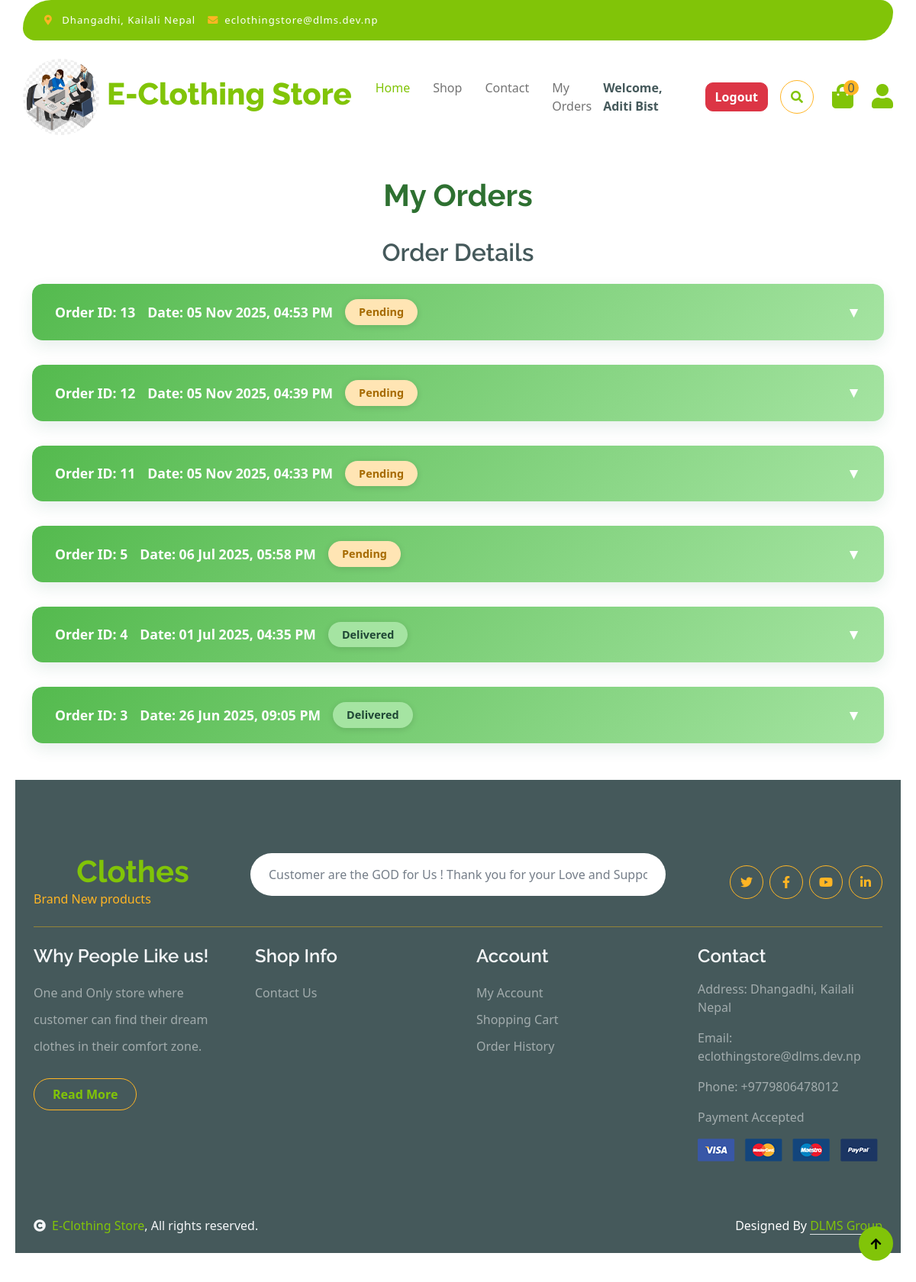
Page /user/myorders.php (signed in) on the committed database.
### tables this page shows
CREATE TABLE `store_settings` (
  `id` int(11) NOT NULL,
  `store_name` varchar(255) NOT NULL,
  `store_logo` varchar(255) DEFAULT NULL,
  `contact_number` varchar(50) DEFAULT NULL,
  `store_email` varchar(255) DEFAULT NULL,
  `store_address` varchar(255) DEFAULT NULL,
  `store_information` text DEFAULT NULL,
  `established_date` varchar(50) DEFAULT NULL
);

CREATE TABLE `orders` (
  `id` int(11) NOT NULL,
  `user_id` int(11) DEFAULT NULL,
  `name` varchar(200) NOT NULL,
  `order_status` varchar(50) DEFAULT 'Pending',
  `payment_method` varchar(50) DEFAULT 'Cash on Delivery',
  `shipping_charge` decimal(10,2) NOT NULL DEFAULT 0.00,
  `created_at` datetime DEFAULT current_timestamp(),
  `deleted_at` datetime DEFAULT NULL
);

### user/myorders.php (the view, shortened to what this page needs)
<?php
$con = mysqli_connect("localhost", "root", "", "E_Clothing_Store");
$user_id = $_SESSION['user_id'];
$orderQuery = "SELECT * FROM orders WHERE user_id = '$user_id' ORDER BY created_at DESC";
$orderResult = mysqli_query($con, $orderQuery);
?>
<?php include("includes/header.php"); ?>
<br><br><br><br><br><br><br><br>
        <div class="container">
                <h1>My Orders</h1>
                <div class="order-details">
                    <h2>Order Details</h2>
                </div>
                <?php if (mysqli_num_rows($orderResult) > 0): ?>
                    <?php $count = 1; ?>
                    <?php while ($order = mysqli_fetch_assoc($orderResult)): ?>
                        <div class="order-card">
                            <button
                                class="order-header"
                                type="button"
                                data-bs-toggle="collapse"
                                data-bs-target="#orderDetails<?= $count ?>"
                                aria-expanded="false"
                                aria-controls="orderDetails<?= $count ?>"
                            >
                                <div class="order-info">
                                    <span>Order ID: <strong><?= htmlspecialchars($order['id']) ?></strong></span>
                                    <span>Date: <strong><?= date('d M Y, h:i A', strtotime($order['created_at'])) ?></strong></span>
                                    <span class="badge-status <?= strtolower($order['order_status']) === 'pending' ? 'pending' : 'completed' ?>">
                                        <?= htmlspecialchars($order['order_status']) ?>
                                    </span>
                                </div>
                            </button>
                        </div>
                        <?php $count++; ?>
                    <?php endwhile; ?>
                <?php endif; ?>
        </div>
<?php include("includes/footer.php"); ?>

### user/includes/header.php (shortened to what this page needs)
<?php
$con = mysqli_connect("localhost", "root", "", "E_Clothing_Store");
$storeName = "E-Clothing Store";
$storeAddress = "Dhangadhi,Kailali Nepal";
$storeEmail = "eclothingstore@dlms.dev.np";
$storeLogo = "";
$sql = "SELECT * FROM store_settings LIMIT 1";
$res = mysqli_query($con, $sql);
if ($row = mysqli_fetch_assoc($res)) {
    $storeName = $row['store_name'];
    $storeAddress = $row['store_address'];
    $storeEmail = $row['store_email'];
    $storeContact = $row['contact_number'];
    $storeLogo = $row['store_logo'];
}
?>
<!DOCTYPE html>
<html lang="en">
<head>
    <link rel="stylesheet" href="https://use.fontawesome.com/releases/v5.15.4/css/all.css"/>
    <link href="https://cdn.jsdelivr.net/npm/bootstrap-icons@1.4.1/font/bootstrap-icons.css" rel="stylesheet">
    <link href="../design-assets/lib/lightbox/css/lightbox.min.css" rel="stylesheet">
    <link href="../design-assets/lib/owlcarousel/assets/owl.carousel.min.css" rel="stylesheet">
    <link href="../design-assets/css/bootstrap.min.css" rel="stylesheet">
    <link href="../design-assets/css/product_details.css" rel="stylesheet">
    <link href="../design-assets/css/order_success.css" rel="stylesheet">
    <link href="../design-assets/css/myorder.css" rel="stylesheet">
    <link href="../design-assets/css/style.css" rel="stylesheet">
</head>
<body>
<div class="container-fluid fixed-top">
    <div class="container topbar bg-primary d-none d-lg-block">
        <div class="d-flex justify-content-between">
            <div class="top-info ps-2">
                <small class="me-3"><i class="fas fa-map-marker-alt me-2 text-secondary"></i> <a href="#" class="text-white"><?php echo htmlspecialchars($storeAddress); ?></a></small>
                <small class="me-3"><i class="fas fa-envelope me-2 text-secondary"></i><a href="#" class="text-white"><?php echo htmlspecialchars($storeEmail); ?></a></small>
            </div>
        </div>
    </div><br>
    <div class="container px-0">
        <nav class="navbar navbar-light bg-white navbar-expand-xl">
            <a href="./../index.php" class="navbar-brand d-flex align-items-center">
                <?php if (!empty($storeLogo)): ?>
                    <img src="./../assets/images/<?php echo htmlspecialchars($storeLogo); ?>" alt="Logo" style="height: 100px; margin-right: 10px; border-radius: 50%;">
                <?php endif; ?>
                <div>
                    <h2 class="text-primary display-6"><?php echo htmlspecialchars($storeName); ?></h2>
                </div>
            </a>
            <div class="collapse navbar-collapse bg-white" id="navbarCollapse">
                <div class="navbar-nav mx-auto">
                    <a href="./../index.php" class="nav-item nav-link active">Home</a>
                    <a href="./our_shop.php" class="nav-item nav-link">Shop</a>
                    <a href="./contact.php" class="nav-item nav-link">Contact</a>
                    <?php if (isset($_SESSION['user_id'])): ?><a href="./myorders.php" class="nav-item nav-link">My Orders</a><?php endif; ?>
                </div>
                        <div class="d-flex align-items-center gap-3">
                            <?php if (!isset($_SESSION['user_id'])): ?>
                                <a href="./Userlogin.php" class="btn btn-outline-dark">Login</a>
                            <?php else: ?>
                                <span class="text-dark fw-bold">Welcome,
                                    <?= htmlspecialchars($_SESSION['user_name']); ?></span>
                                <a href="./logout.php" class="btn btn-danger">Logout</a>
                            <?php endif; ?>
                        </div>
                    <div class="d-flex m-3 me-0">
                        <button class="btn-search btn border border-secondary btn-md-square rounded-circle bg-white me-4" data-bs-toggle="modal" data-bs-target="#searchModal"><i class="fas fa-search text-primary"></i></button>
                        <a href="./cart.php" class="position-relative me-4 my-auto">
                        <i class="fa fa-shopping-bag fa-2x"></i>
                        <span class="position-absolute bg-secondary rounded-circle d-flex align-items-center justify-content-center text-dark px-1" style="top: -5px; left: 15px; height: 20px; min-width: 20px;"> <?php echo isset($cartCount) ? $cartCount : 0; ?></span>
                    </a>
                   <?php if (isset($_SESSION['user_id'])): ?>
                        <a href="./myaccount.php" class="my-auto">
                            <i class="fas fa-user fa-2x"></i>
                        </a>
                    <?php endif; ?>
                </div>
            </div>
        </nav>
    </div>
</div>

### user/includes/footer.php (shortened to what this page needs)
<div class="container-fluid bg-dark text-white-50 footer pt-5 mt-5">
    <div class="container py-5">
        <div class="pb-4 mb-4" style="border-bottom: 1px solid rgba(226, 175, 24, 0.5);">
            <div class="row g-4">
                <div class="col-lg-3">
                    <a href="#">
                        <h1 class="text-primary mb-0">Clothes</h1>
                        <p class="text-secondary mb-0">Brand New products</p>
                    </a>
                </div>
                <div class="col-lg-6">
                    <div class="position-relative mx-auto">
                        <input class="form-control border-0 w-100 py-3 px-4 rounded-pill text-center fw-semibold"
                            type="text" value="Customer are the GOD for Us ! Thank you for your Love and Support !!"
                            readonly style="background-color: white; cursor: default;">
                    </div>
                </div>
                <div class="col-lg-3">
                    <div class="d-flex justify-content-end pt-3">
                        <a class="btn btn-outline-secondary me-2 btn-md-square rounded-circle" href="#"><i
                                class="fab fa-twitter"></i></a>
                        <a class="btn btn-outline-secondary me-2 btn-md-square rounded-circle" href="#"><i
                                class="fab fa-facebook-f"></i></a>
                        <a class="btn btn-outline-secondary me-2 btn-md-square rounded-circle" href="#"><i
                                class="fab fa-youtube"></i></a>
                        <a class="btn btn-outline-secondary btn-md-square rounded-circle" href="#"><i
                                class="fab fa-linkedin-in"></i></a>
                    </div>
                </div>
            </div>
        </div>
        <div class="row g-5">
            <div class="col-lg-3 col-md-6">
                <div class="footer-item">
                    <h4 class="text-light mb-3">Why People Like us!</h4>
                    <p class="mb-4">One and Only store where customer can find their dream clothes in their comfort
                        zone.</p>
                    <a href="#" class="btn border-secondary py-2 px-4 rounded-pill text-primary">Read More</a>
                </div>
            </div>
            <div class="col-lg-3 col-md-6">
                <div class="d-flex flex-column text-start footer-item">
                    <h4 class="text-light mb-3">Shop Info</h4>
                    <a class="btn-link" href="contact.php">Contact Us</a>
                </div>
            </div>
            <div class="col-lg-3 col-md-6">
                <div class="d-flex flex-column text-start footer-item">
                    <h4 class="text-light mb-3">Account</h4>
                    <a class="btn-link" href="./myaccount.php">My Account</a>
                    <a class="btn-link" href="./cart.php">Shopping Cart</a>
                    <a class="btn-link" href="./myorders.php">Order History</a>
                </div>
            </div>
            <div class="col-lg-3 col-md-6">
                <div class="footer-item">
                    <h4 class="text-light mb-3">Contact</h4>
                    <p>Address: <?php echo htmlspecialchars($storeAddress); ?></p>
                    <p>Email: <?php echo htmlspecialchars($storeEmail); ?></p>
                    <p>Phone: <?php echo htmlspecialchars($storeContact); ?></p>
                    <p>Payment Accepted</p>
                    <img src="../assets/images/payment.png" class="img-fluid" alt="Payment Methods">
                </div>
            </div>
        </div>
    </div>
</div>
<div class="container-fluid copyright bg-dark py-4">
    <div class="container">
        <div class="row">
            <div class="col-md-6 text-center text-md-start mb-3 mb-md-0">
                <span class="text-light">
                    <a href="#"><i
                            class="fas fa-copyright text-light me-2"></i><?php echo htmlspecialchars($storeName); ?></a>,
                    All rights reserved.
                </span>
            </div>
            <div class="col-md-6 my-auto text-center text-md-end text-white">
                Designed By <a class="border-bottom" href="#">DLMS Group</a>
            </div>
        </div>
    </div>
</div>
<a href="#" class="btn btn-primary border-3 border-primary rounded-circle back-to-top"><i
        class="fa fa-arrow-up"></i></a>

### design-assets/css/product_details.css (style rules this page uses)
body { font-family: 'Segoe UI', sans-serif; background-color: #f8f9fa; }

### design-assets/css/order_success.css (style rules this page uses)
body { margin: 0; padding: 0; background: #fff; font-family: 'Arial', sans-serif; color: #212529; min-height: 100vh; }

### design-assets/css/myorder.css (style rules this page uses)
body { background-color: #fff; font-family: 'Segoe UI', Tahoma, Geneva, Verdana, sans-serif; padding: 40px 20px; color: #1f4635; }
h1 { font-weight: 700; color: #2e7031; margin-bottom: 2rem; text-align: center; }
.order-card { background: #ffffff; border-radius: 14px; box-shadow: 0 8px 20px rgba(33, 94, 71, 0.1); margin-bottom: 2rem; overflow: hidden; transition: box-shadow 0.3s ease; }
.order-header { background: linear-gradient(135deg, #54ba4e, #a5e4a2); color: white; padding: 20px 30px; font-weight: 600; font-size: 1.1rem; display: flex; justify-content: flex-start; align-items: center; cursor: pointer; user-select: none; border: none; width: 100%; text-align: left; border-radius: 14px 14px 0 0; }
.order-info { display: flex; gap: 1rem; align-items: center; flex-wrap: wrap; }
.order-header::after { content: '▼'; font-size: 1.2rem; margin-left: auto; transition: transform 0.3s ease; }
.badge-status { padding: 6px 18px; border-radius: 9999px; font-weight: 600; font-size: 0.9rem; box-shadow: 0 2px 8px rgba(0, 0, 0, 0.12); user-select: none; }
.badge-status.pending { background-color: #ffe5b4; color: #a66a00; }
.badge-status.completed { background-color: #a5e4a2; color: #1f4635; }
.order-details { text-align: center; margin: 22px 0; }

### design-assets/css/style.css (style rules this page uses)
.back-to-top { position: fixed; right: 30px; bottom: 30px; display: flex; width: 45px; height: 45px; align-items: center; justify-content: center; transition: 0.5s; z-index: 99; }
.btn { font-weight: 600; transition: .5s; }
.btn-md-square { width: 44px; height: 44px; }
.btn-square, .btn-sm-square, .btn-md-square, .btn-lg-square { padding: 0; display: flex; align-items: center; justify-content: center; font-weight: normal; }
.btn.border-secondary { transition: 0.5s; }
.fixed-top { transition: 0.5s; background: var(--bs-white); border: 0; }
.topbar { padding: 20px; border-radius: 230px 100px; }
.topbar .top-info { font-size: 15px; line-height: 0; letter-spacing: 1px; display: flex; align-items: center; }
.navbar .navbar-nav .nav-link { padding: 10px 15px; font-size: 16px; transition: .5s; }
.navbar { height: 100px; border-bottom: 1px solid rgba(255, 255, 255, .1); }
.navbar .navbar-nav .nav-link:hover, .navbar .navbar-nav .nav-link.active, .fixed-top.bg-white .navbar .navbar-nav .nav-link:hover, .fixed-top.bg-white .navbar .navbar-nav .nav-link.active { color: var(--bs-primary); }
.footer .footer-item .btn-link { line-height: 35px; color: rgba(255, 255, 255, .5); transition: 0.5s; }
.footer .footer-item p.mb-4 { line-height: 35px; }

### rows in the picture
store_settings: store_address "Dhangadhi, Kailali Nepal", store_email "eclothingstore@dlms.dev.np", store_logo (picture), store_name "E-Clothing Store", contact_number "+9779806478012"
orders: id "13", created_at "05 Nov 2025, 04:53 PM", order_status "Pending"
orders: id "12", created_at "05 Nov 2025, 04:39 PM", order_status "Pending"
orders: id "11", created_at "05 Nov 2025, 04:33 PM", order_status "Pending"
orders: id "5", created_at "06 Jul 2025, 05:58 PM", order_status "Pending"
orders: id "4", created_at "01 Jul 2025, 04:35 PM", order_status "Delivered"
orders: id "3", created_at "26 Jun 2025, 09:05 PM", order_status "Delivered"

### other values in the picture
$_SESSION['user_name'] "Aditi Bist"
